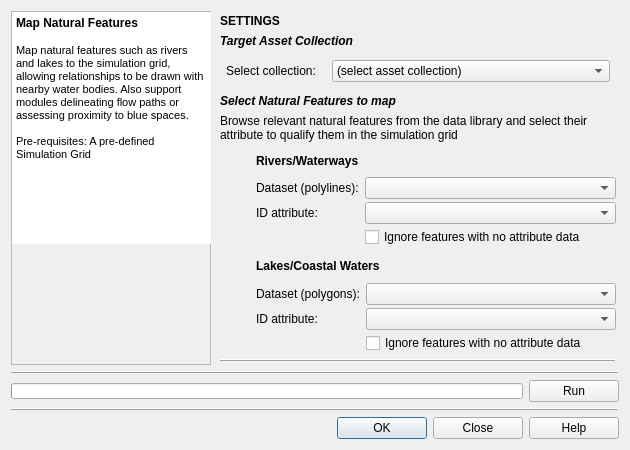
<?xml version="1.0" encoding="UTF-8"?>
<ui version="4.0">
 <class>Map_NaturalFeatures</class>
 <widget class="QDialog" name="Map_NaturalFeatures">
  <property name="geometry">
   <rect>
    <x>0</x>
    <y>0</y>
    <width>630</width>
    <height>450</height>
   </rect>
  </property>
  <property name="windowTitle">
   <string>Map Natural Features to Simulation</string>
  </property>
  <property name="windowIcon">
   <iconset resource="../../../../../Dropbox/UrbanBEATS Master Project/graphics/ubeats.qrc">
    <normaloff>:/icons/nature_lake.png</normaloff>:/icons/nature_lake.png</iconset>
  </property>
  <layout class="QGridLayout" name="gridLayout">
   <item row="4" column="0" colspan="2">
    <widget class="QWidget" name="buttons_widget" native="true">
     <layout class="QHBoxLayout" name="horizontalLayout">
      <property name="spacing">
       <number>6</number>
      </property>
      <property name="leftMargin">
       <number>0</number>
      </property>
      <property name="topMargin">
       <number>0</number>
      </property>
      <property name="rightMargin">
       <number>0</number>
      </property>
      <property name="bottomMargin">
       <number>0</number>
      </property>
      <item>
       <spacer name="horizontalSpacer">
        <property name="orientation">
         <enum>Qt::Horizontal</enum>
        </property>
        <property name="sizeHint" stdset="0">
         <size>
          <width>40</width>
          <height>20</height>
         </size>
        </property>
       </spacer>
      </item>
      <item>
       <widget class="QPushButton" name="ok_button">
        <property name="minimumSize">
         <size>
          <width>90</width>
          <height>0</height>
         </size>
        </property>
        <property name="whatsThis">
         <string>&lt;html&gt;&lt;head/&gt;&lt;body&gt;&lt;p&gt;Resets all parameters of this module in the current 'scenario time step' to the default values.&lt;/p&gt;&lt;/body&gt;&lt;/html&gt;</string>
        </property>
        <property name="text">
         <string>OK</string>
        </property>
        <property name="icon">
         <iconset resource="../../../../../Dropbox/UrbanBEATS Master Project/graphics/ubeats.qrc">
          <normaloff>:/icons/check.png</normaloff>:/icons/check.png</iconset>
        </property>
       </widget>
      </item>
      <item>
       <widget class="QPushButton" name="close_button">
        <property name="minimumSize">
         <size>
          <width>90</width>
          <height>0</height>
         </size>
        </property>
        <property name="text">
         <string>Close</string>
        </property>
        <property name="icon">
         <iconset resource="../../../../../Dropbox/UrbanBEATS Master Project/graphics/ubeats.qrc">
          <normaloff>:/icons/delete-icon.png</normaloff>:/icons/delete-icon.png</iconset>
        </property>
       </widget>
      </item>
      <item>
       <widget class="QPushButton" name="help_button">
        <property name="minimumSize">
         <size>
          <width>90</width>
          <height>0</height>
         </size>
        </property>
        <property name="text">
         <string>Help</string>
        </property>
        <property name="icon">
         <iconset resource="../../../../../Dropbox/UrbanBEATS Master Project/graphics/ubeats.qrc">
          <normaloff>:/icons/Help-icon.png</normaloff>:/icons/Help-icon.png</iconset>
        </property>
       </widget>
      </item>
     </layout>
    </widget>
   </item>
   <item row="0" column="0">
    <widget class="QFrame" name="frame">
     <property name="minimumSize">
      <size>
       <width>200</width>
       <height>0</height>
      </size>
     </property>
     <property name="maximumSize">
      <size>
       <width>200</width>
       <height>16777215</height>
      </size>
     </property>
     <property name="frameShape">
      <enum>QFrame::StyledPanel</enum>
     </property>
     <property name="frameShadow">
      <enum>QFrame::Raised</enum>
     </property>
     <layout class="QVBoxLayout" name="verticalLayout_6">
      <property name="spacing">
       <number>0</number>
      </property>
      <property name="leftMargin">
       <number>0</number>
      </property>
      <property name="topMargin">
       <number>0</number>
      </property>
      <property name="rightMargin">
       <number>0</number>
      </property>
      <property name="bottomMargin">
       <number>0</number>
      </property>
      <item>
       <widget class="QTextBrowser" name="description">
        <property name="minimumSize">
         <size>
          <width>200</width>
          <height>0</height>
         </size>
        </property>
        <property name="maximumSize">
         <size>
          <width>200</width>
          <height>16777215</height>
         </size>
        </property>
        <property name="frameShape">
         <enum>QFrame::NoFrame</enum>
        </property>
        <property name="frameShadow">
         <enum>QFrame::Plain</enum>
        </property>
        <property name="verticalScrollBarPolicy">
         <enum>Qt::ScrollBarAsNeeded</enum>
        </property>
        <property name="html">
         <string>&lt;!DOCTYPE HTML PUBLIC &quot;-//W3C//DTD HTML 4.0//EN&quot; &quot;http://www.w3.org/TR/REC-html40/strict.dtd&quot;&gt;
&lt;html&gt;&lt;head&gt;&lt;meta name=&quot;qrichtext&quot; content=&quot;1&quot; /&gt;&lt;style type=&quot;text/css&quot;&gt;
p, li { white-space: pre-wrap; }
&lt;/style&gt;&lt;/head&gt;&lt;body style=&quot; font-family:'MS Shell Dlg 2'; font-size:8.25pt; font-weight:400; font-style:normal;&quot;&gt;
&lt;p style=&quot; margin-top:0px; margin-bottom:0px; margin-left:0px; margin-right:0px; -qt-block-indent:0; text-indent:0px;&quot;&gt;&lt;span style=&quot; font-size:9pt; font-weight:600;&quot;&gt;Map Natural Features&lt;/span&gt;&lt;/p&gt;
&lt;p style=&quot;-qt-paragraph-type:empty; margin-top:0px; margin-bottom:0px; margin-left:0px; margin-right:0px; -qt-block-indent:0; text-indent:0px; font-size:9pt; font-weight:600;&quot;&gt;&lt;br /&gt;&lt;/p&gt;
&lt;p style=&quot; margin-top:0px; margin-bottom:0px; margin-left:0px; margin-right:0px; -qt-block-indent:0; text-indent:0px;&quot;&gt;&lt;span style=&quot; font-size:8pt;&quot;&gt;Map natural features such as rivers and lakes to the simulation grid, allowing relationships to be drawn with nearby water bodies. Also support modules delineating flow paths or assessing proximity to blue spaces.&lt;/span&gt;&lt;/p&gt;
&lt;p style=&quot;-qt-paragraph-type:empty; margin-top:0px; margin-bottom:0px; margin-left:0px; margin-right:0px; -qt-block-indent:0; text-indent:0px; font-size:8pt;&quot;&gt;&lt;br /&gt;&lt;/p&gt;
&lt;p style=&quot; margin-top:0px; margin-bottom:0px; margin-left:0px; margin-right:0px; -qt-block-indent:0; text-indent:0px;&quot;&gt;&lt;span style=&quot; font-size:8pt;&quot;&gt;Pre-requisites: A pre-defined Simulation Grid&lt;/span&gt;&lt;/p&gt;&lt;/body&gt;&lt;/html&gt;</string>
        </property>
       </widget>
      </item>
      <item>
       <widget class="QLabel" name="img">
        <property name="sizePolicy">
         <sizepolicy hsizetype="Preferred" vsizetype="Fixed">
          <horstretch>0</horstretch>
          <verstretch>0</verstretch>
         </sizepolicy>
        </property>
        <property name="minimumSize">
         <size>
          <width>200</width>
          <height>120</height>
         </size>
        </property>
        <property name="maximumSize">
         <size>
          <width>200</width>
          <height>120</height>
         </size>
        </property>
        <property name="text">
         <string/>
        </property>
        <property name="pixmap">
         <pixmap resource="../../../../../Dropbox/UrbanBEATS Master Project/graphics/ubeats.qrc">:/mod_imgs/module_imgs/mod_topography.jpg</pixmap>
        </property>
       </widget>
      </item>
     </layout>
    </widget>
   </item>
   <item row="1" column="0" colspan="2">
    <widget class="Line" name="line_2">
     <property name="frameShadow">
      <enum>QFrame::Raised</enum>
     </property>
     <property name="orientation">
      <enum>Qt::Horizontal</enum>
     </property>
    </widget>
   </item>
   <item row="2" column="0" colspan="2">
    <widget class="QWidget" name="widget" native="true">
     <property name="minimumSize">
      <size>
       <width>0</width>
       <height>0</height>
      </size>
     </property>
     <layout class="QHBoxLayout" name="horizontalLayout_2">
      <property name="leftMargin">
       <number>0</number>
      </property>
      <property name="topMargin">
       <number>0</number>
      </property>
      <property name="rightMargin">
       <number>0</number>
      </property>
      <property name="bottomMargin">
       <number>0</number>
      </property>
      <item>
       <widget class="QProgressBar" name="progressbar">
        <property name="minimumSize">
         <size>
          <width>0</width>
          <height>16</height>
         </size>
        </property>
        <property name="maximumSize">
         <size>
          <width>16777215</width>
          <height>16</height>
         </size>
        </property>
        <property name="value">
         <number>0</number>
        </property>
        <property name="textVisible">
         <bool>false</bool>
        </property>
        <property name="orientation">
         <enum>Qt::Horizontal</enum>
        </property>
        <property name="invertedAppearance">
         <bool>false</bool>
        </property>
        <property name="textDirection">
         <enum>QProgressBar::TopToBottom</enum>
        </property>
       </widget>
      </item>
      <item>
       <widget class="QPushButton" name="run_button">
        <property name="minimumSize">
         <size>
          <width>90</width>
          <height>0</height>
         </size>
        </property>
        <property name="maximumSize">
         <size>
          <width>90</width>
          <height>16777215</height>
         </size>
        </property>
        <property name="text">
         <string>Run</string>
        </property>
        <property name="icon">
         <iconset resource="../../../../../Dropbox/UrbanBEATS Master Project/graphics/ubeats.qrc">
          <normaloff>:/icons/Play-icon.png</normaloff>:/icons/Play-icon.png</iconset>
        </property>
       </widget>
      </item>
     </layout>
    </widget>
   </item>
   <item row="0" column="1">
    <widget class="QWidget" name="parameters" native="true">
     <layout class="QVBoxLayout" name="verticalLayout">
      <property name="spacing">
       <number>6</number>
      </property>
      <property name="leftMargin">
       <number>3</number>
      </property>
      <property name="topMargin">
       <number>3</number>
      </property>
      <property name="rightMargin">
       <number>3</number>
      </property>
      <property name="bottomMargin">
       <number>3</number>
      </property>
      <item>
       <widget class="QLabel" name="title">
        <property name="text">
         <string>&lt;html&gt;&lt;head/&gt;&lt;body&gt;&lt;p&gt;&lt;span style=&quot; font-size:9pt; font-weight:600;&quot;&gt;SETTINGS&lt;/span&gt;&lt;/p&gt;&lt;/body&gt;&lt;/html&gt;</string>
        </property>
       </widget>
      </item>
      <item>
       <widget class="QLabel" name="asset_col_title">
        <property name="text">
         <string>&lt;html&gt;&lt;head/&gt;&lt;body&gt;&lt;p&gt;&lt;span style=&quot; font-weight:600; font-style:italic;&quot;&gt;Target Asset Collection&lt;/span&gt;&lt;/p&gt;&lt;/body&gt;&lt;/html&gt;</string>
        </property>
       </widget>
      </item>
      <item>
       <widget class="QWidget" name="gridname_widget" native="true">
        <layout class="QGridLayout" name="gridLayout_7">
         <property name="leftMargin">
          <number>6</number>
         </property>
         <property name="topMargin">
          <number>6</number>
         </property>
         <property name="rightMargin">
          <number>6</number>
         </property>
         <property name="bottomMargin">
          <number>6</number>
         </property>
         <item row="0" column="1">
          <widget class="QComboBox" name="assetcol_combo">
           <item>
            <property name="text">
             <string>(select asset collection)</string>
            </property>
           </item>
          </widget>
         </item>
         <item row="0" column="0">
          <widget class="QLabel" name="gridname_lbl">
           <property name="minimumSize">
            <size>
             <width>100</width>
             <height>0</height>
            </size>
           </property>
           <property name="maximumSize">
            <size>
             <width>100</width>
             <height>16777215</height>
            </size>
           </property>
           <property name="whatsThis">
            <string>Width of the square cell in the city grid in metres</string>
           </property>
           <property name="text">
            <string>Select collection:</string>
           </property>
          </widget>
         </item>
        </layout>
       </widget>
      </item>
      <item>
       <widget class="QLabel" name="natfeatures_title">
        <property name="text">
         <string>&lt;html&gt;&lt;head/&gt;&lt;body&gt;&lt;p&gt;&lt;span style=&quot; font-weight:600; font-style:italic;&quot;&gt;Select Natural Features to map&lt;/span&gt;&lt;/p&gt;&lt;/body&gt;&lt;/html&gt;</string>
        </property>
       </widget>
      </item>
      <item>
       <widget class="QLabel" name="natfeatures_descr">
        <property name="minimumSize">
         <size>
          <width>0</width>
          <height>0</height>
         </size>
        </property>
        <property name="maximumSize">
         <size>
          <width>16777215</width>
          <height>16777215</height>
         </size>
        </property>
        <property name="whatsThis">
         <string>Width of the square cell in the city grid in metres</string>
        </property>
        <property name="text">
         <string>Browse relevant natural features from the data library and select their attribute to qualify them in the simulation grid</string>
        </property>
        <property name="wordWrap">
         <bool>true</bool>
        </property>
       </widget>
      </item>
      <item>
       <widget class="QWidget" name="rivers_widget" native="true">
        <layout class="QGridLayout" name="gridLayout_8">
         <property name="leftMargin">
          <number>0</number>
         </property>
         <property name="topMargin">
          <number>0</number>
         </property>
         <property name="rightMargin">
          <number>0</number>
         </property>
         <property name="bottomMargin">
          <number>0</number>
         </property>
         <property name="verticalSpacing">
          <number>3</number>
         </property>
         <item row="1" column="0">
          <widget class="QLabel" name="rivers_icon">
           <property name="minimumSize">
            <size>
             <width>30</width>
             <height>30</height>
            </size>
           </property>
           <property name="maximumSize">
            <size>
             <width>30</width>
             <height>30</height>
            </size>
           </property>
           <property name="whatsThis">
            <string>Width of the square cell in the city grid in metres</string>
           </property>
           <property name="text">
            <string/>
           </property>
           <property name="pixmap">
            <pixmap resource="../../../../../Dropbox/UrbanBEATS Master Project/graphics/ubeats.qrc">:/icons/river.png</pixmap>
           </property>
           <property name="scaledContents">
            <bool>true</bool>
           </property>
          </widget>
         </item>
         <item row="4" column="1">
          <widget class="QLabel" name="riverattr_lbl">
           <property name="minimumSize">
            <size>
             <width>0</width>
             <height>0</height>
            </size>
           </property>
           <property name="maximumSize">
            <size>
             <width>16777215</width>
             <height>16777215</height>
            </size>
           </property>
           <property name="whatsThis">
            <string>Width of the square cell in the city grid in metres</string>
           </property>
           <property name="text">
            <string>ID attribute:</string>
           </property>
          </widget>
         </item>
         <item row="3" column="1">
          <widget class="QLabel" name="riverdata_lbl">
           <property name="minimumSize">
            <size>
             <width>0</width>
             <height>0</height>
            </size>
           </property>
           <property name="maximumSize">
            <size>
             <width>16777215</width>
             <height>16777215</height>
            </size>
           </property>
           <property name="whatsThis">
            <string>Width of the square cell in the city grid in metres</string>
           </property>
           <property name="text">
            <string>Dataset (polylines):</string>
           </property>
          </widget>
         </item>
         <item row="4" column="2" colspan="3">
          <widget class="QComboBox" name="riverattr_combo"/>
         </item>
         <item row="3" column="2" colspan="3">
          <widget class="QComboBox" name="riverdata_combo"/>
         </item>
         <item row="1" column="1" colspan="4">
          <widget class="QLabel" name="rivers_title">
           <property name="minimumSize">
            <size>
             <width>0</width>
             <height>0</height>
            </size>
           </property>
           <property name="maximumSize">
            <size>
             <width>16777215</width>
             <height>16777215</height>
            </size>
           </property>
           <property name="whatsThis">
            <string>Width of the square cell in the city grid in metres</string>
           </property>
           <property name="text">
            <string>&lt;html&gt;&lt;head/&gt;&lt;body&gt;&lt;p&gt;&lt;span style=&quot; font-weight:600;&quot;&gt;Rivers/Waterways&lt;/span&gt;&lt;/p&gt;&lt;/body&gt;&lt;/html&gt;</string>
           </property>
          </widget>
         </item>
         <item row="5" column="2">
          <widget class="QCheckBox" name="riverattr_ignore_check">
           <property name="text">
            <string>Ignore features with no attribute data</string>
           </property>
          </widget>
         </item>
        </layout>
       </widget>
      </item>
      <item>
       <widget class="QWidget" name="gridname_box_3" native="true">
        <layout class="QGridLayout" name="gridLayout_9">
         <property name="leftMargin">
          <number>0</number>
         </property>
         <property name="topMargin">
          <number>0</number>
         </property>
         <property name="rightMargin">
          <number>0</number>
         </property>
         <property name="bottomMargin">
          <number>0</number>
         </property>
         <property name="verticalSpacing">
          <number>3</number>
         </property>
         <item row="1" column="0">
          <widget class="QLabel" name="lakes_icon">
           <property name="minimumSize">
            <size>
             <width>30</width>
             <height>30</height>
            </size>
           </property>
           <property name="maximumSize">
            <size>
             <width>30</width>
             <height>30</height>
            </size>
           </property>
           <property name="whatsThis">
            <string>Width of the square cell in the city grid in metres</string>
           </property>
           <property name="text">
            <string/>
           </property>
           <property name="pixmap">
            <pixmap resource="../../../../../Dropbox/UrbanBEATS Master Project/graphics/ubeats.qrc">:/icons/lake.png</pixmap>
           </property>
           <property name="scaledContents">
            <bool>true</bool>
           </property>
          </widget>
         </item>
         <item row="4" column="2" colspan="3">
          <widget class="QComboBox" name="lakeattr_combo"/>
         </item>
         <item row="3" column="2" colspan="3">
          <widget class="QComboBox" name="lakedata_combo"/>
         </item>
         <item row="1" column="1" colspan="4">
          <widget class="QLabel" name="lakes_title">
           <property name="minimumSize">
            <size>
             <width>0</width>
             <height>0</height>
            </size>
           </property>
           <property name="maximumSize">
            <size>
             <width>16777215</width>
             <height>16777215</height>
            </size>
           </property>
           <property name="whatsThis">
            <string>Width of the square cell in the city grid in metres</string>
           </property>
           <property name="text">
            <string>&lt;html&gt;&lt;head/&gt;&lt;body&gt;&lt;p&gt;&lt;span style=&quot; font-weight:600;&quot;&gt;Lakes/Coastal Waters&lt;/span&gt;&lt;/p&gt;&lt;/body&gt;&lt;/html&gt;</string>
           </property>
          </widget>
         </item>
         <item row="3" column="1">
          <widget class="QLabel" name="lakedata_lbl">
           <property name="minimumSize">
            <size>
             <width>0</width>
             <height>0</height>
            </size>
           </property>
           <property name="maximumSize">
            <size>
             <width>16777215</width>
             <height>16777215</height>
            </size>
           </property>
           <property name="whatsThis">
            <string>Width of the square cell in the city grid in metres</string>
           </property>
           <property name="text">
            <string>Dataset (polygons):</string>
           </property>
          </widget>
         </item>
         <item row="4" column="1">
          <widget class="QLabel" name="lakeattr_lbl">
           <property name="minimumSize">
            <size>
             <width>0</width>
             <height>0</height>
            </size>
           </property>
           <property name="maximumSize">
            <size>
             <width>16777215</width>
             <height>16777215</height>
            </size>
           </property>
           <property name="whatsThis">
            <string>Width of the square cell in the city grid in metres</string>
           </property>
           <property name="text">
            <string>ID attribute:</string>
           </property>
          </widget>
         </item>
         <item row="5" column="2">
          <widget class="QCheckBox" name="lakeattr_ignore_check">
           <property name="text">
            <string>Ignore features with no attribute data</string>
           </property>
          </widget>
         </item>
        </layout>
       </widget>
      </item>
      <item>
       <spacer name="verticalSpacer">
        <property name="orientation">
         <enum>Qt::Vertical</enum>
        </property>
        <property name="sizeHint" stdset="0">
         <size>
          <width>20</width>
          <height>40</height>
         </size>
        </property>
       </spacer>
      </item>
      <item>
       <widget class="Line" name="line">
        <property name="frameShadow">
         <enum>QFrame::Raised</enum>
        </property>
        <property name="orientation">
         <enum>Qt::Horizontal</enum>
        </property>
       </widget>
      </item>
     </layout>
    </widget>
   </item>
   <item row="3" column="0" colspan="2">
    <widget class="Line" name="line_3">
     <property name="frameShadow">
      <enum>QFrame::Raised</enum>
     </property>
     <property name="orientation">
      <enum>Qt::Horizontal</enum>
     </property>
    </widget>
   </item>
  </layout>
 </widget>
 <tabstops>
  <tabstop>description</tabstop>
  <tabstop>assetcol_combo</tabstop>
  <tabstop>riverdata_combo</tabstop>
  <tabstop>riverattr_combo</tabstop>
  <tabstop>riverattr_ignore_check</tabstop>
  <tabstop>lakedata_combo</tabstop>
  <tabstop>lakeattr_combo</tabstop>
  <tabstop>lakeattr_ignore_check</tabstop>
  <tabstop>run_button</tabstop>
  <tabstop>ok_button</tabstop>
  <tabstop>close_button</tabstop>
  <tabstop>help_button</tabstop>
 </tabstops>
 <resources>
  <include location="../../../../../Dropbox/UrbanBEATS Master Project/graphics/ubeats.qrc"/>
 </resources>
 <connections>
  <connection>
   <sender>close_button</sender>
   <signal>clicked()</signal>
   <receiver>Map_NaturalFeatures</receiver>
   <slot>reject()</slot>
   <hints>
    <hint type="sourcelabel">
     <x>479</x>
     <y>412</y>
    </hint>
    <hint type="destinationlabel">
     <x>314</x>
     <y>216</y>
    </hint>
   </hints>
  </connection>
 </connections>
</ui>
